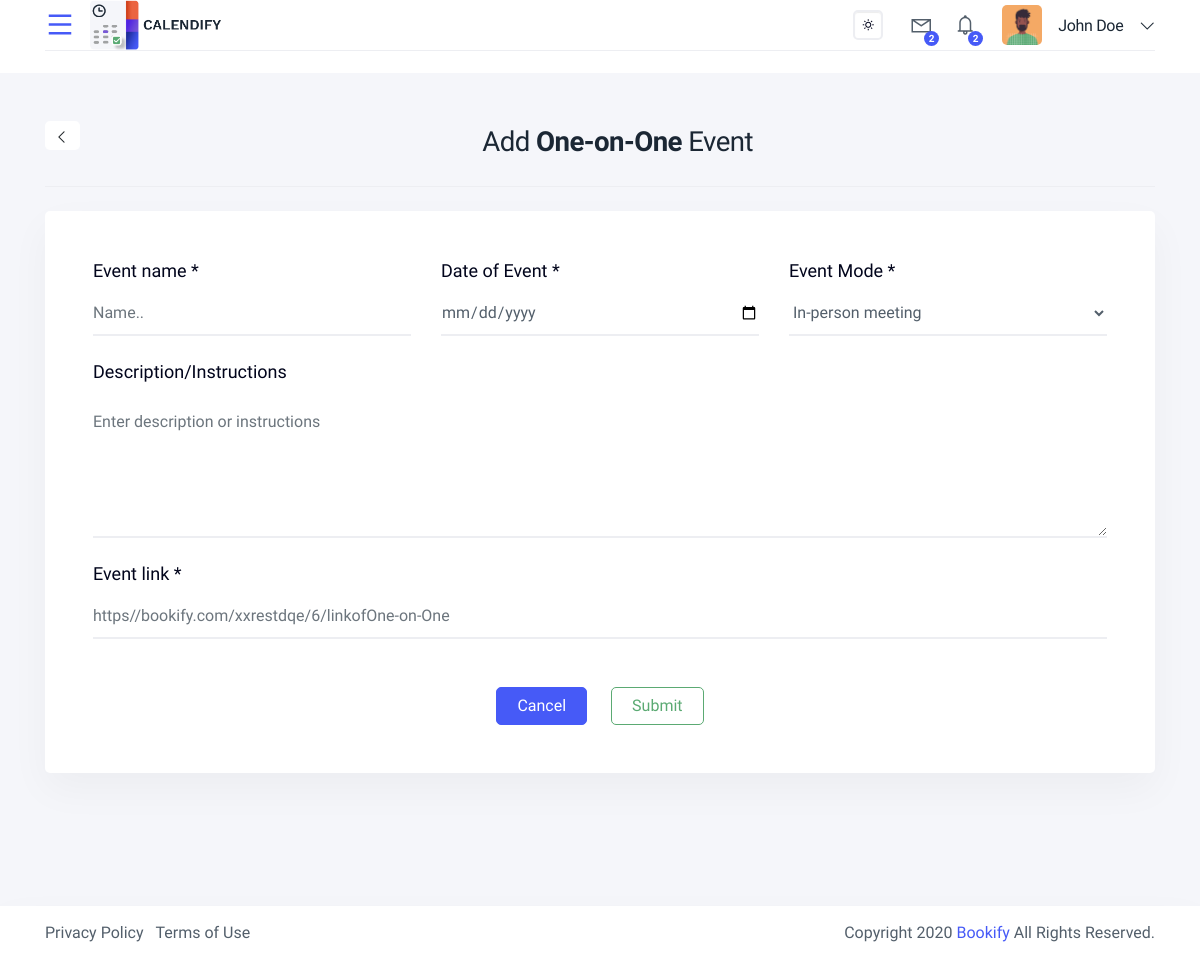
/add-event/6 (signed in), run on the app's committed database.
### app/models.py (models this page shows, shortened)
class User(UserMixin, db.Model):
    __tablename__ = 'users'
    id = db.Column(db.Integer, primary_key=True)
    username = db.Column(db.String(64), index=True, )
    first_name = db.Column(db.String(64), index=True,)
    last_name = db.Column(db.String(64), index=True,)
    email = db.Column(db.String(120), index=True, unique=True)
    password_hash = db.Column(db.String(128))
    user_role = db.Column(db.Integer)
    events = db.relationship('Event', backref='User', lazy=True)

class EventGroup(db.Model):
    __tablename__ = 'event_groups'
    id = db.Column(db.Integer, primary_key=True)
    name = db.Column(db.String(100), nullable=False)
    description = db.Column(db.Text)
    created_at = db.Column(db.DateTime, default=datetime.utcnow)
    events = db.relationship('Event', backref='event_group', lazy=True)

### app/services/views.py (the view, shortened to what this page needs)
@bp.route('/add-event/<int:id>', methods=['GET', 'POST'])
@login_required
def add_event(id):
    group_data = EventGroup.query.get_or_404(id)
    return render_template('services/add-event.html', title='Register', group_data=group_data)

### app/models.py (called while the page is built)
@login.user_loader
def load_user(user_id):
    return User.query.get(user_id)

### app/templates/services/add-event.html (shortened to what this page needs)
﻿{% extends "header.html" %}
{% block body %}
      <div class="content-page">
    <div class="container">
        <div class="row">
            <div class="col-lg-12 mb-4">
                <div class="py-4 border-bottom">
                    <div class="float-left"><a href="/new-event" class="badge bg-white back-arrow"><i class="las la-angle-left"></i></a></div>
                    <div class="form-title text-center">
                        <h3>Add <b>{{ group_data.name }}</b> Event</h3>
                    </div>
                </div>
            </div>
         <div class="col-lg-12">
  <div class="card card-block card-stretch create-workform">
    <div class="card-body p-5">
      <div class="row">
        <div class="col-lg-4 mb-4">
          <label class="title">Event name *</label>
          <input type="text" class="form-control" placeholder="Name.." name="eventName">
        </div>
        <div class="col-lg-4 mb-4">
          <label class="title">Date of Event *</label>
          <input type="date" class="form-control" placeholder="Name.." name="eventDate">
        </div>
        <div class="col-lg-4 mb-4">
          <label class="title">Event Mode *</label>
          <div class="search-dropdown-select device-search">
            <select name="location" class="form-control">
              <option value="in-person-meeting">In-person meeting</option>
            </select>
          </div>
        </div>
        <div class="col-lg-12 mb-4">
          <label class="title mb-3">Description/Instructions</label>
          <textarea id="editar" class="form-control" rows="4" placeholder="Enter description or instructions" name="description"></textarea>
        </div>
        <div class="col-lg-12 mb-4">
          <label class="title">Event link *</label>
          <input type="text" class="form-control" name="eventLink"  placeholder="https//bookify.com/xxrestdqe/{{group_data.id}}/linkof{{group_data.name}}" read-only>
        </div>
        <div class="col-lg-12 mt-4">
          <div class="d-flex flex-wrap align-items-ceter justify-content-center">
            <div class="btn btn-primary mr-4">
              <a href="/dashboard" class="cancel-btn">Cancel</a>
            </div>
            <button type="submit" id="submit-create" class="btn btn-outline-success">Submit</button>
          </div>
        </div>
      </div>
    </div>
  </div>
</div>
        </div>
    </div>
      </div>
    </div>
{% endblock %}

### app/templates/header.html (shortened to what this page needs)
<!doctype html>
<html lang="en">
  <head>
        <link href="{{ url_for('static', filename='book/css/backend.min.css') }}" rel="stylesheet">
        <link href="{{ url_for('static', filename='book/vendor/@fortawesome/fontawesome-free/css/all.min.css') }}" rel="stylesheet">
        <link href="{{ url_for('static', filename='book/vendor/line-awesome/dist/line-awesome/css/line-awesome.min.css') }}" rel="stylesheet">
        <link href="{{ url_for('static', filename='book/vendor/remixicon/fonts/remixicon.css') }}" rel="stylesheet">
        <link rel="stylesheet" href="{{ url_for('static', filename='book/vendor/fullcalendar/core/main.css') }}">
        <link rel="stylesheet" href="{{ url_for('static', filename='book/vendor/fullcalendar/daygrid/main.css') }}">
        <link rel="stylesheet" href="{{ url_for('static', filename='book/vendor/fullcalendar/timegrid/main.css') }}">
        <link rel="stylesheet" href="{{ url_for('static', filename='book/vendor/fullcalendar/list/main.css') }}">
</head>
<body class="fixed-top-navbar top-nav  ">
    <div class="wrapper">
      <div class="iq-top-navbar">
          <div class="container">
              <div class="iq-navbar-custom">
                  <div class="d-flex align-items-center justify-content-between">
                      <div class="iq-navbar-logo d-flex align-items-center justify-content-between">
                          <i class="ri-menu-line wrapper-menu"></i>
                          <a href="/" class="header-logo">
                            <img src="{{ url_for('static', filename='book/images/logo.png') }}" class="img-fluid rounded-normal light-logo" alt="logo">
                          </a>
                      </div>
                        {% if  current_user.is_authenticated %}
                      <nav class="navbar navbar-expand-lg navbar-light p-0">
                          <div class="change-mode">
                              <div class="custom-control custom-switch custom-switch-icon custom-control-indivne">
                                  <div class="custom-switch-inner">
                                      <label class="custom-control-label" for="dark-mode" data-mode="toggle">
                                          <span class="switch-icon-right"><i class="a-right ri-sun-line"></i></span>
                                      </label>
                                  </div>
                              </div>
                          </div>
                          <div class="collapse navbar-collapse" id="navbarSupportedContent">
                              <ul class="navbar-nav ml-auto navbar-list align-items-center">
                                  <li class="nav-item nav-icon dropdown ml-3">
                                      <a href="#" class="search-toggle dropdown-toggle" id="dropdownMenuButton2" data-toggle="dropdown" aria-haspopup="true" aria-expanded="false">
                                          <i class="las la-envelope"></i>
                                          <span class="badge badge-primary count-mail rounded-circle">2</span>
                                      </a>
                                  </li>
                                  <li class="nav-item nav-icon dropdown">
                                      <a href="#" class="search-toggle dropdown-toggle" id="dropdownMenuButton" data-toggle="dropdown" aria-haspopup="true" aria-expanded="false">
                                          <i class="las la-bell"></i>
                                          <span class="badge badge-primary count-mail rounded-circle">2</span>
                                      </a>
                                  </li>
                                  <li class="caption-content">
                                      <a href="#" class="search-toggle dropdown-toggle d-flex align-items-center" id="dropdownMenuButton3" data-toggle="dropdown" aria-haspopup="true" aria-expanded="false">
                                    <img src="{{ url_for('static', filename='book/images/user/01.jpg') }}" class="avatar-40 img-fluid rounded" alt="user">
                                          <div class="caption ml-3">
                                              <h6 class="mb-0 line-height">{{current_user.first_name }} {{ current_user.last_name}}<i class="las la-angle-down ml-3"></i></h6>
                                          </div>
                                      </a>
                                  </li>
                                   {% else %}
                                  <li class=" ">
                                    <a href="/login" class="btn btn-outline-primary rounded-pill mt-2"><i class="ri-heart-line"></i>Login</a>
                                    </li>
                                 </ul>
                                 {% endif %}
                          </div>
                      </nav>
                  </div>
              </div>
          </div>
      </div>
{% block body %}
{% endblock %}
    <footer class="iq-footer">
        <div class="container-fluid container">
            <div class="row">
                <div class="col-lg-6">
                    <ul class="list-inline mb-0">
                        <li class="list-inline-item"><a href="privacy-policy.html">Privacy Policy</a></li>
                        <li class="list-inline-item"><a href="terms-of-service.html">Terms of Use</a></li>
                    </ul>
                </div>
                <div class="col-lg-6 text-right">
                    Copyright 2020 <a href="#">Bookify</a> All Rights Reserved.
                </div>
            </div>
        </div>
    </footer>
</body>
</html>

### data on the page
User: first_name "John", last_name "Doe"
EventGroup: name "One-on-One", eventLink "https//bookify.com/xxrestdqe/6/linkofOne-on-One"
